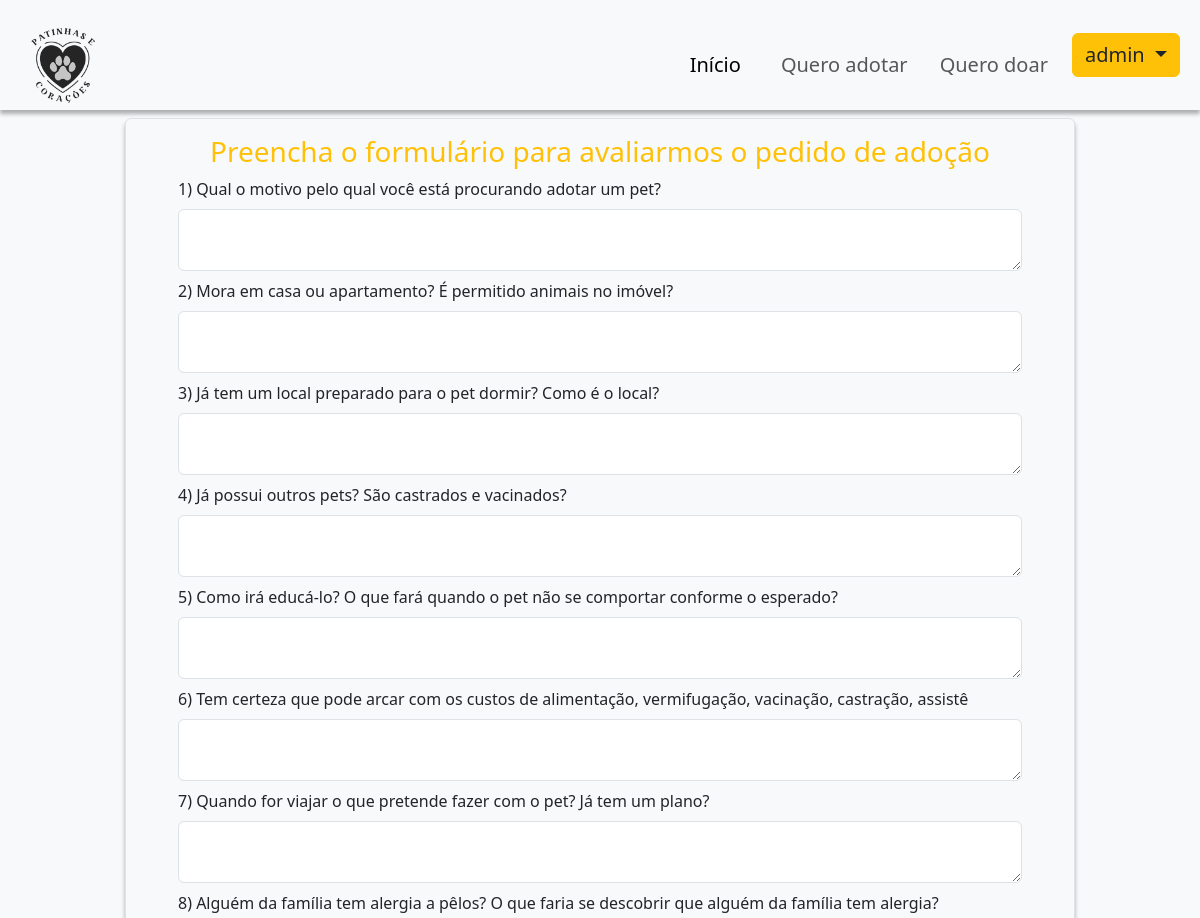
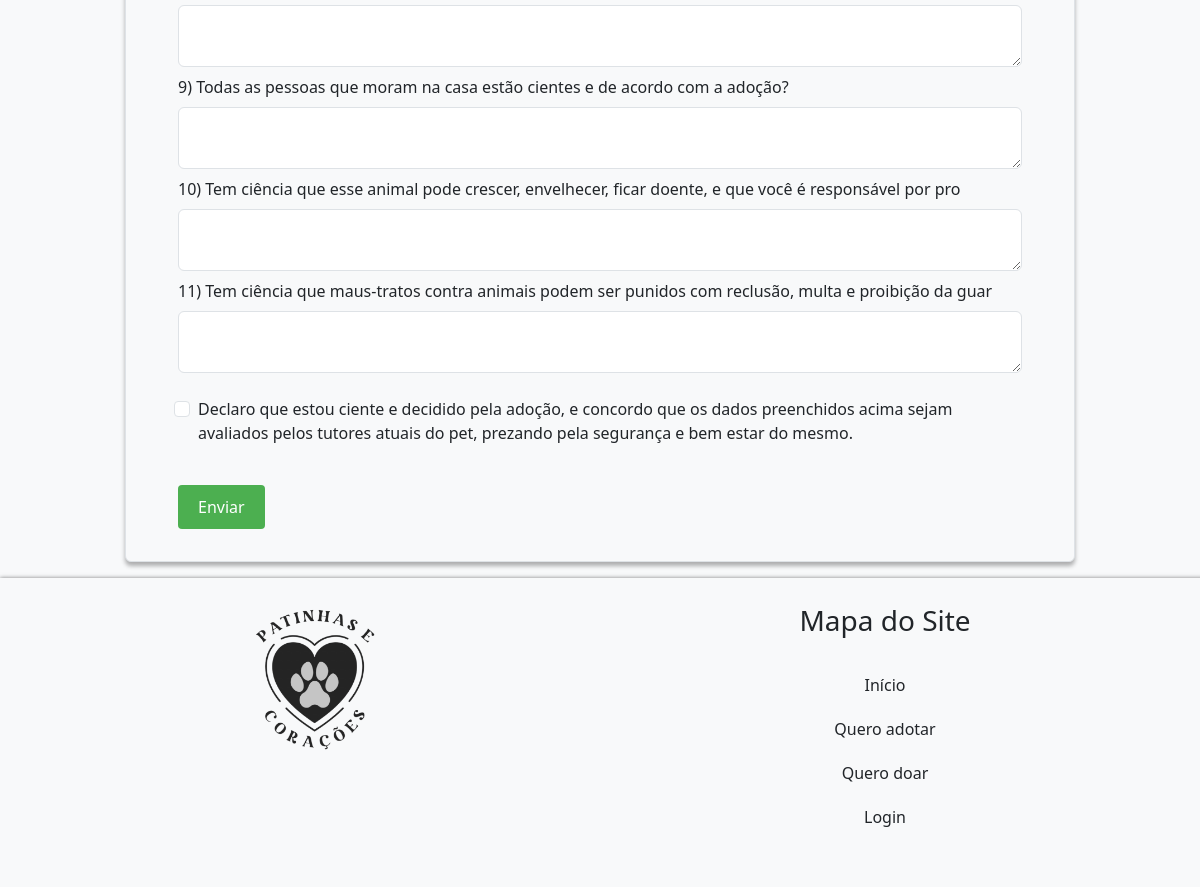
Page /adoption/request/18 (signed in) on the committed database (2 pictures, top to bottom).
### tables this page shows
CREATE TABLE `questions`  (
  `question_id` int NOT NULL AUTO_INCREMENT,
  `type_id` int NOT NULL COMMENT 'FK',
  `question_content` varchar(100) NOT NULL,
  `question_number` int NOT NULL,
  `is_optional` boolean NULL DEFAULT NULL,
  `is_active` boolean NULL DEFAULT NULL,
  `created_at` timestamp NULL DEFAULT CURRENT_TIMESTAMP,
  `updated_at` timestamp NULL DEFAULT CURRENT_TIMESTAMP ON UPDATE CURRENT_TIMESTAMP,
  PRIMARY KEY (`question_id`)
);

### app/controllers/Controller.php (called while the page is built, shortened)
<?php
class Controller {
    protected function view($view, $data = []) {
        extract($data);
        require __DIR__ . '/../views/' . $view . '.php';
    }
}

### app/controllers/AdoptionController.php (called while the page is built, shortened)
<?php
class AdoptionController extends Controller
{
    private $questionModel;
    public function __construct()
    {
        $this->questionModel = new QuestionModel();
    }
    public function request($pet_id)
    {
        $questions = $this->questionModel->getAllActiveQuestions();
        $this->view('adoptions/request', ['questions' => $questions, 'pet_id' => $pet_id]);
    }
}

### public/index.php (called while the page is built, shortened)
<?php
require_once BASE_PATH . '/app/routes/routes.php';

### app/models/Model.php (called while the page is built, shortened)
<?php
class Model {
    public function __construct() {
        $database = new Database();
        $this->conn = $database->getConnection();
    }
}

### app/config/Database.php (called while the page is built, shortened)
<?php
class Database {
    private $host = 'database';
    private $db_name = 'patinhas';
    private $username = 'wellington';
    private $password = 'Univesp2022';
    public function getConnection() {
        $this->conn = null;
        try {
            $this->conn = new PDO("mysql:host=" . $this->host . ";dbname=" . $this->db_name, $this->username, $this->password);
            $this->conn->exec("set names utf8");
        } catch(PDOException $exception) {
            echo "Connection error: " . $exception->getMessage();
        }
        return $this->conn;
    }
}

### app/models/QuestionModel.php (called while the page is built, shortened)
<?php
class QuestionModel extends Model {
    protected $table = 'questions';
    public function getAllActiveQuestions()
    {
        $query = "SELECT * FROM " . $this->table . " WHERE is_active = 1";
        $stmt = $this->conn->prepare($query);
        $stmt->execute();
        return $stmt->fetchAll(PDO::FETCH_ASSOC);
    }
}

### app/views/adoptions/request.php (the view, shortened to what this page needs)
<?php include __DIR__ . '/../include/header.php'; ?>
<div class="main-content">
<section class="container">
  <div class="row">
    <div class="col-8 col-md-10 mt-2 mb-3 mx-auto py-3 px-md-5 border rounded bg-body-tertiary" style="box-shadow: 0 4px 4px 0 rgba(0, 0, 0, 0.3);">
      <h1 class="fw-bolded fs-3 text-warning text-center">Preencha o formulário para avaliarmos o pedido de adoção</h1>
      <form action="/adoption/store" method="post">
        <?php foreach ($questions as $index => $question): ?>
        <div class="mx-1 mb-2">
          <label for="perguntaform<?= $index ?>" class="form-label"><?= $index + 1 ?>) <?= htmlspecialchars($question['question_content']) ?></label>
          <textarea class="form-control" id="perguntaform<?= $index ?>" name="answers[<?= $question['question_id'] ?>]" rows="2"></textarea>
        </div>
        <?php endforeach; ?>
        <div class="form-check my-4">
          <input class="form-check-input" type="checkbox" id="flexCheckDefault">
          <label class="form-check-label" for="flexCheckDefault">
            Declaro que estou ciente e decidido pela adoção, e concordo que os dados preenchidos acima sejam avaliados pelos tutores atuais do pet, prezando pela segurança e bem estar do mesmo.
          </label>
        </div>
        <button type="submit" class="btn btn-warning mx-1 my-3">Enviar</button>
      </form>
    </div>
  </div>
</section>
</div>
<?php include __DIR__ . '/../include/footer.php'; ?>

### public/assets/css/default-style.css (style rules this page uses)
.main-content { margin-top: 110px; }
button[type="submit"] { padding: 10px 20px; background-color: #4CAF50; color: white; border: none; border-radius: 4px; cursor: pointer; }
html, body { height: 100%; margin: 0; }
body { display: flex; flex-direction: column; background-color: #f8f9fa; }

### rows in the picture
questions: question_content "Qual o motivo pelo qual você está procurando adotar um pet?"
questions: question_content "Mora em casa ou apartamento? É permitido animais no imóvel?"
questions: question_content "Já tem um local preparado para o pet dormir? Como é o local?"
questions: question_content "Já possui outros pets? São castrados e vacinados?"
questions: question_content "Como irá educá-lo? O que fará quando o pet não se comportar conforme o esperado?"
questions: question_content "Tem certeza que pode arcar com os custos de alimentação, vermifugação, vacinação, castração, assistê"
questions: question_content "Quando for viajar o que pretende fazer com o pet? Já tem um plano?"
questions: question_content "Alguém da família tem alergia a pêlos? O que faria se descobrir que alguém da família tem alergia?"
questions: question_content "Todas as pessoas que moram na casa estão cientes e de acordo com a adoção?"
questions: question_content "Tem ciência que esse animal pode crescer, envelhecer, ficar doente, e que você é responsável por pro"
questions: question_content "Tem ciência que maus-tratos contra animais podem ser punidos com reclusão, multa e proibição da guar"

### other values in the picture
$_SESSION['user_login'] "admin"
